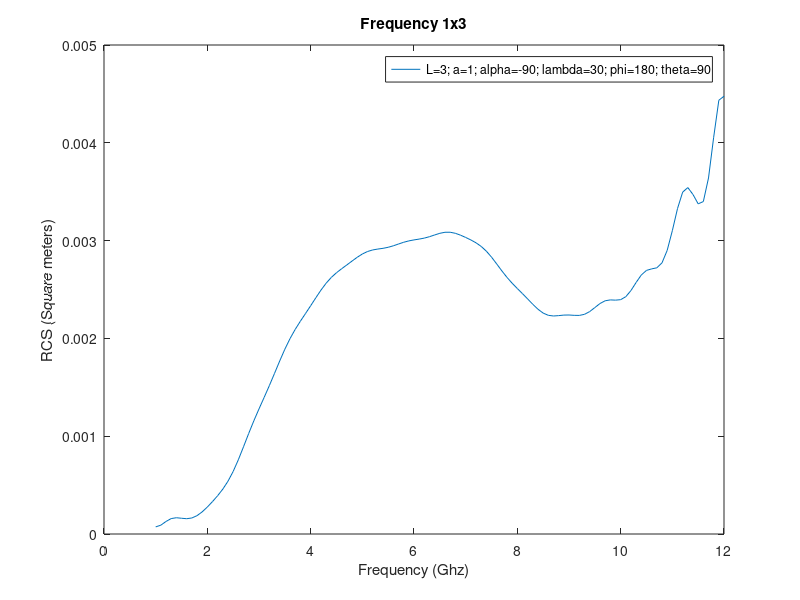

Write MATLAB code to recreate this figure.
% Loading the data from the txt file
data = load('Freq1x3.txt');

% Extracting the x and y coordinates from data
x = data(:,1);
y = data(:,2);

% Creating a new figure
figure;

% Plotting the data
plot(x, y);

% Setting labels
xlabel('Frequency (Ghz)');
ylabel('RCS (Square meters)');
legend('L=3; a=1; alpha=-90; lambda=30; phi=180; theta=90')

% Chart Title
title('Frequency 1x3');